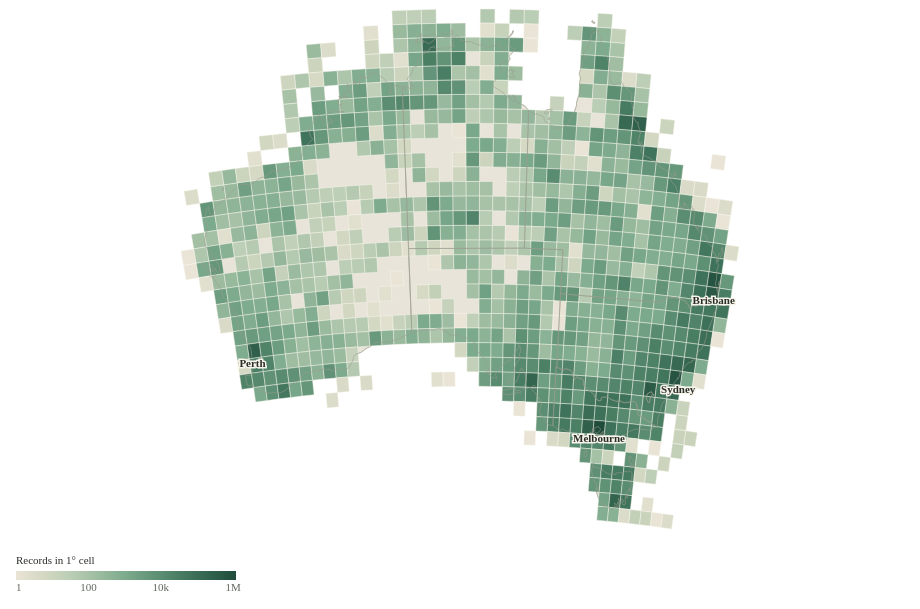

Vega-Lite specification stored for this chart:
### Vega-Lite specification from a JSON file in a GitHub repository (floating-point values rounded to 4 significant figures; data arrays with more than 128 entries replaced by an {"elided": "..."} marker saying what was removed)
{"$schema": "https://vega.github.io/schema/vega-lite/v5.json", "width": 904, "height": 520, "padding": 8, "config": {"background": "transparent", "font": "Bricolage Grotesque", "view": {"stroke": null}, "axis": {"labelFont": "Bricolage Grotesque", "titleFont": "Bricolage Grotesque", "labelFontSize": 12, "titleFontSize": 12, "titleFontWeight": 500, "labelColor": "#60665c", "titleColor": "#292e27", "domain": false, "ticks": false, "gridColor": "#e0dccf", "gridOpacity": 0.75, "labelPadding": 8, "titlePadding": 14}, "legend": {"labelFont": "Bricolage Grotesque", "titleFont": "Bricolage Grotesque", "labelFontSize": 11, "titleFontSize": 11, "titleFontWeight": 500, "labelColor": "#60665c", "titleColor": "#292e27", "gradientThickness": 9, "gradientLength": 130, "padding": 8}, "title": {"font": "Bricolage Grotesque", "color": "#292e27", "fontSize": 15, "fontWeight": 500, "anchor": "start"}}, "description": "2024 observation records grouped by rounded one-degree coordinates. Equal angular cells are not equal-area population estimates.", "projection": {"type": "conicEqualArea", "parallels": [-18, -36], "rotate": [-134, 0, 0], "center": [0, -28]}, "layer": [{"data": {"values": [{"type": "Feature", "properties": {"name": "Western Australia", "code": "WA"}, "geometry": {"type": "MultiPolygon", "coordinates": {"elided": "5 rows, 876 float values in total"}}}, {"type": "Feature", "properties": {"name": "Northern Territory", "code": "NT"}, "geometry": {"type": "MultiPolygon", "coordinates": {"elided": "11 rows, 718 float values in total"}}}, {"type": "Feature", "properties": {"name": "South Australia", "code": "SA"}, "geometry": {"type": "MultiPolygon", "coordinates": {"elided": "2 rows, 390 float values in total"}}}, {"type": "Feature", "properties": {"name": "Queensland", "code": "QLD"}, "geometry": {"type": "MultiPolygon", "coordinates": {"elided": "15 rows, 862 float values in total"}}}, {"type": "Feature", "properties": {"name": "Tasmania", "code": "TAS"}, "geometry": {"type": "MultiPolygon", "coordinates": {"elided": "9 rows, 528 float values in total"}}}, {"type": "Feature", "properties": {"name": "Victoria", "code": "VIC"}, "geometry": {"type": "MultiPolygon", "coordinates": {"elided": "3 rows, 390 float values in total"}}}, {"type": "Feature", "properties": {"name": "Australian Capital Territory", "code": "ACT"}, "geometry": {"type": "Polygon", "coordinates": [[[149.4, -35.33], [149.4, -35.36], [149.3, -35.35], [149.2, -35.38], [149.1, -35.44], [149.1, -35.51], [149.1, -35.58], [149.1, -35.61], [149.1, -35.83], [149.1, -35.91], [148.9, -35.89], [148.9, -35.82], [148.9, -35.74], [148.9, -35.75], [148.8, -35.71], [148.8, -35.64], [148.8, -35.49], [148.8, -35.31], [149.1, -35.15], [149.2, -35.18], [149.2, -35.22], [149.3, -35.27], [149.4, -35.33]]]}}, {"type": "Feature", "properties": {"name": "New South Wales", "code": "NSW"}, "geometry": {"type": "Polygon", "coordinates": {"elided": "2 rows, 482 float values in total"}}}]}, "mark": {"type": "geoshape", "fill": "#e8e4d9", "stroke": "#c7c6b8", "strokeWidth": 0.7}}, {"data": {"values": {"elided": "814 records"}}, "mark": {"type": "geoshape", "stroke": "#f8f5ec", "strokeWidth": 0.45}, "encoding": {"color": {"field": "properties.count", "type": "quantitative", "scale": {"type": "log", "domain": [1, 1200000], "range": ["#e9e4d6", "#bacdb5", "#7caa8d", "#477c62", "#204c3b"]}, "legend": {"title": "Records in 1° cell", "orient": "bottom", "values": [1, 100, 10000, 1000000], "format": ".0s", "gradientLength": 220}}, "tooltip": [{"field": "properties.count", "title": "2024 records", "format": ","}, {"field": "properties.latitude", "title": "Rounded latitude"}, {"field": "properties.longitude", "title": "Rounded longitude"}]}}, {"data": {"values": [{"type": "Feature", "properties": {"name": "Western Australia", "code": "WA"}, "geometry": {"type": "MultiPolygon", "coordinates": {"elided": "5 rows, 876 float values in total"}}}, {"type": "Feature", "properties": {"name": "Northern Territory", "code": "NT"}, "geometry": {"type": "MultiPolygon", "coordinates": {"elided": "11 rows, 718 float values in total"}}}, {"type": "Feature", "properties": {"name": "South Australia", "code": "SA"}, "geometry": {"type": "MultiPolygon", "coordinates": {"elided": "2 rows, 390 float values in total"}}}, {"type": "Feature", "properties": {"name": "Queensland", "code": "QLD"}, "geometry": {"type": "MultiPolygon", "coordinates": {"elided": "15 rows, 862 float values in total"}}}, {"type": "Feature", "properties": {"name": "Tasmania", "code": "TAS"}, "geometry": {"type": "MultiPolygon", "coordinates": {"elided": "9 rows, 528 float values in total"}}}, {"type": "Feature", "properties": {"name": "Victoria", "code": "VIC"}, "geometry": {"type": "MultiPolygon", "coordinates": {"elided": "3 rows, 390 float values in total"}}}, {"type": "Feature", "properties": {"name": "Australian Capital Territory", "code": "ACT"}, "geometry": {"type": "Polygon", "coordinates": [[[149.4, -35.33], [149.4, -35.36], [149.3, -35.35], [149.2, -35.38], [149.1, -35.44], [149.1, -35.51], [149.1, -35.58], [149.1, -35.61], [149.1, -35.83], [149.1, -35.91], [148.9, -35.89], [148.9, -35.82], [148.9, -35.74], [148.9, -35.75], [148.8, -35.71], [148.8, -35.64], [148.8, -35.49], [148.8, -35.31], [149.1, -35.15], [149.2, -35.18], [149.2, -35.22], [149.3, -35.27], [149.4, -35.33]]]}}, {"type": "Feature", "properties": {"name": "New South Wales", "code": "NSW"}, "geometry": {"type": "Polygon", "coordinates": {"elided": "2 rows, 482 float values in total"}}}]}, "mark": {"type": "geoshape", "fill": null, "stroke": "#9b9d8d", "strokeWidth": 0.55}}, {"data": {"values": [{"name": "Perth", "longitude": 115.9, "latitude": -31.95}, {"name": "Melbourne", "longitude": 145.0, "latitude": -37.81}, {"name": "Sydney", "longitude": 151.2, "latitude": -33.87}, {"name": "Brisbane", "longitude": 153.0, "latitude": -27.47}]}, "mark": {"type": "text", "fontSize": 11, "fontWeight": 600, "dy": 14, "stroke": "#f8f5ec", "strokeWidth": 3}, "encoding": {"longitude": {"field": "longitude", "type": "quantitative"}, "latitude": {"field": "latitude", "type": "quantitative"}, "text": {"field": "name"}}}, {"data": {"values": [{"name": "Perth", "longitude": 115.9, "latitude": -31.95}, {"name": "Melbourne", "longitude": 145.0, "latitude": -37.81}, {"name": "Sydney", "longitude": 151.2, "latitude": -33.87}, {"name": "Brisbane", "longitude": 153.0, "latitude": -27.47}]}, "mark": {"type": "text", "fontSize": 11, "fontWeight": 600, "dy": 14, "color": "#292e27"}, "encoding": {"longitude": {"field": "longitude", "type": "quantitative"}, "latitude": {"field": "latitude", "type": "quantitative"}, "text": {"field": "name"}}}]}
